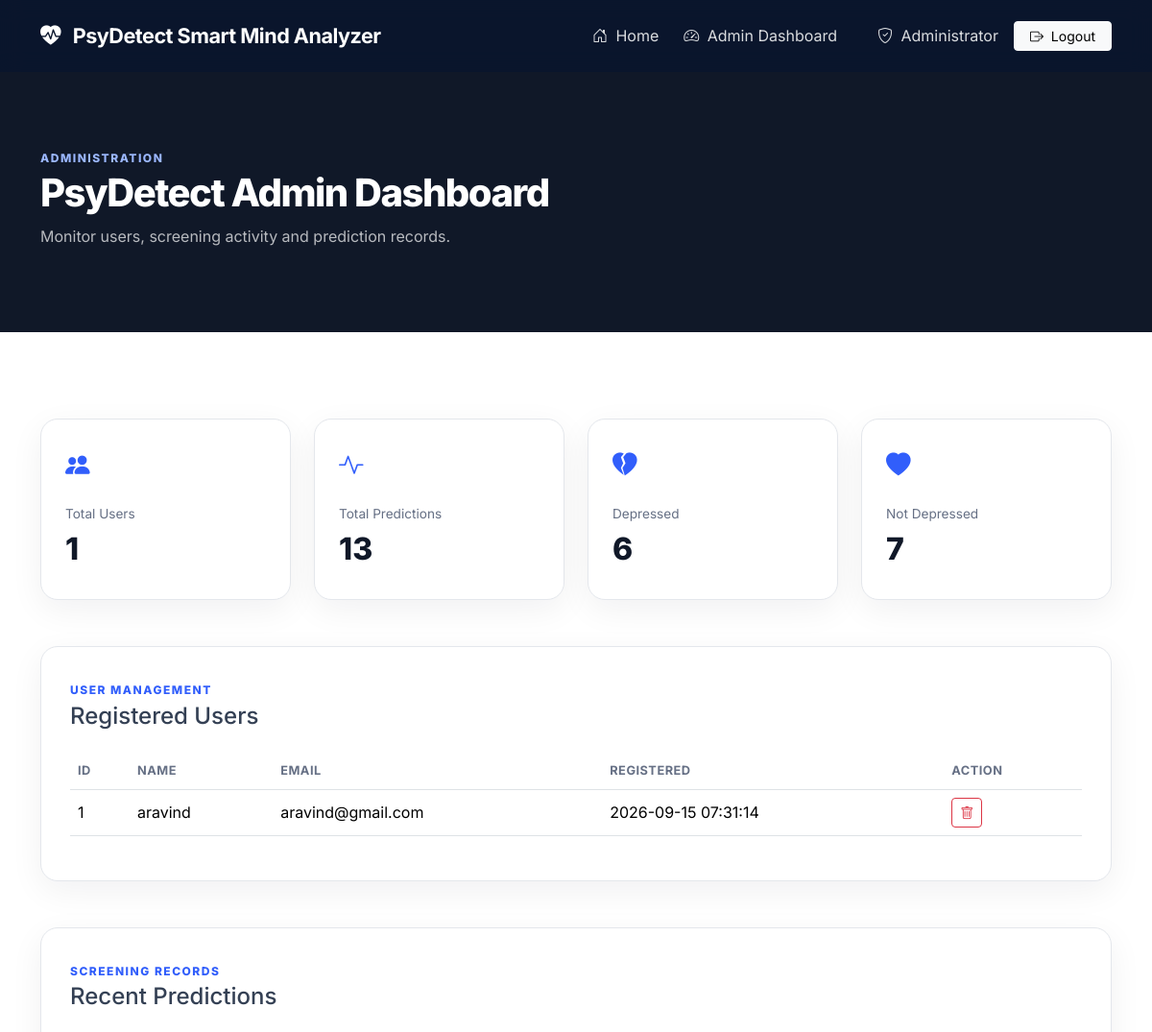
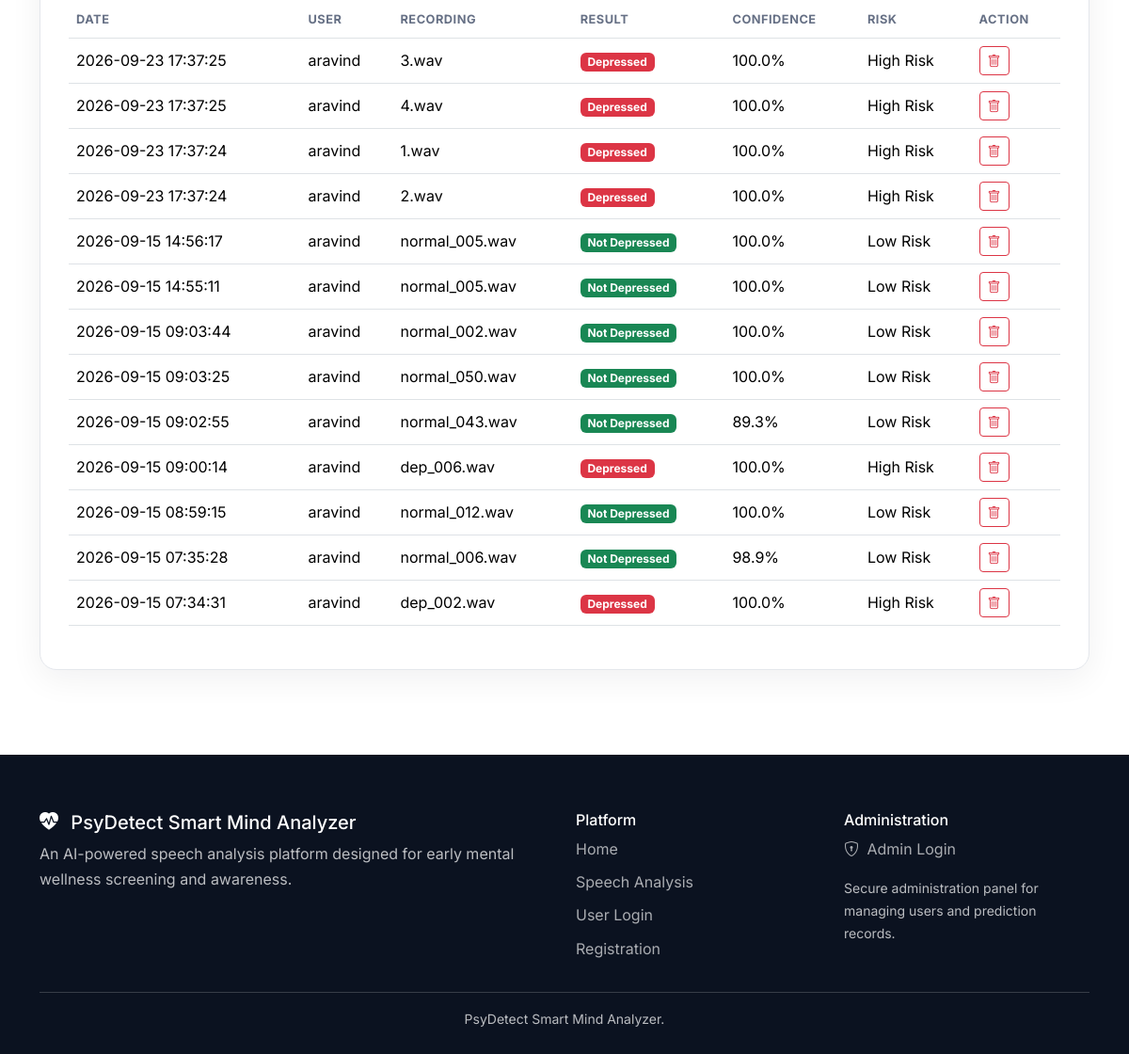
Screenshot of /admin (signed in) with the database file from the repository (2 pictures, top to bottom).
### tables this page shows
CREATE TABLE users (
            id INTEGER PRIMARY KEY AUTOINCREMENT,
            name TEXT NOT NULL,
            email TEXT UNIQUE NOT NULL,
            password_hash TEXT NOT NULL,
            created_at TIMESTAMP DEFAULT CURRENT_TIMESTAMP
        );

CREATE TABLE predictions (
            id INTEGER PRIMARY KEY AUTOINCREMENT,
            user_id INTEGER,
            filename TEXT NOT NULL,
            prediction TEXT NOT NULL,
            probability REAL NOT NULL,
            confidence REAL NOT NULL,
            risk_level TEXT NOT NULL,
            created_at TIMESTAMP DEFAULT CURRENT_TIMESTAMP,
            FOREIGN KEY(user_id) REFERENCES users(id)
        );

### app.py (the view)
@app.route("/admin")
@admin_required
def admin_dashboard():
    conn = get_db()
    total_users = conn.execute("""
        SELECT COUNT(*) AS count
        FROM users
    """).fetchone()["count"]
    total_predictions = conn.execute("""
        SELECT COUNT(*) AS count
        FROM predictions
    """).fetchone()["count"]
    depressed_count = conn.execute("""
        SELECT COUNT(*) AS count
        FROM predictions
        WHERE prediction = 'Depressed'
    """).fetchone()["count"]
    not_depressed_count = conn.execute("""
        SELECT COUNT(*) AS count
        FROM predictions
        WHERE prediction = 'Not Depressed'
    """).fetchone()["count"]
    predictions = conn.execute("""
        SELECT
            p.*,
            u.name AS user_name,
            u.email AS user_email
        FROM predictions p
        LEFT JOIN users u
            ON p.user_id = u.id
        ORDER BY p.created_at DESC
        LIMIT 100
    """).fetchall()
    users = conn.execute("""
        SELECT id, name, email, created_at
        FROM users
        ORDER BY created_at DESC
        LIMIT 100
    """).fetchall()
    conn.close()
    statistics = {
        "total_users": total_users,
        "total_predictions": total_predictions,
        "depressed_count": depressed_count,
        "not_depressed_count": not_depressed_count
    }
    return render_template(
        "admin_dashboard.html",
        statistics=statistics,
        predictions=predictions,
        users=users
    )

### app.py (called while the page is built)
@app.before_request
def enforce_upload_limit():
    limit = (101 if request.path == "/api/multimodal" else MAX_UPLOAD_MB) * 1024 * 1024
    if request.content_length and request.content_length > limit:
        from flask import abort
        abort(413)

def get_db():
    conn = sqlite3.connect(DATABASE)
    conn.row_factory = sqlite3.Row
    return conn

def admin_required(view):
    @wraps(view)
    def wrapped(*args, **kwargs):
        if "admin_id" not in session:
            flash("Admin login required.")
            return redirect(url_for("admin_login"))
        return view(*args, **kwargs)
    return wrapped

### templates/admin_dashboard.html (shortened to what this page needs)
{% extends "base.html" %}
{% block content %}
<section class="admin-header">
    <div class="container">
        <div class="d-flex justify-content-between align-items-center">
            <div>
                <span class="section-label">
                    ADMINISTRATION
                </span>
                <h1>
                    PsyDetect Admin Dashboard
                </h1>
                <p>
                    Monitor users, screening activity and prediction records.
                </p>
            </div>
        </div>
    </div>
</section>
<section class="section-padding">
    <div class="container">
        <div class="row g-4">
            <div class="col-md-6 col-xl-3">
                <div class="stat-card">
                    <div class="stat-icon">
                        <i class="bi bi-people-fill"></i>
                    </div>
                    <span>Total Users</span>
                    <h2>
                        {{ statistics.total_users }}
                    </h2>
                </div>
            </div>
            <div class="col-md-6 col-xl-3">
                <div class="stat-card">
                    <div class="stat-icon">
                        <i class="bi bi-activity"></i>
                    </div>
                    <span>Total Predictions</span>
                    <h2>
                        {{ statistics.total_predictions }}
                    </h2>
                </div>
            </div>
            <div class="col-md-6 col-xl-3">
                <div class="stat-card">
                    <div class="stat-icon">
                        <i class="bi bi-heartbreak-fill"></i>
                    </div>
                    <span>Depressed</span>
                    <h2>
                        {{ statistics.depressed_count }}
                    </h2>
                </div>
            </div>
            <div class="col-md-6 col-xl-3">
                <div class="stat-card">
                    <div class="stat-icon">
                        <i class="bi bi-heart-fill"></i>
                    </div>
                    <span>Not Depressed</span>
                    <h2>
                        {{ statistics.not_depressed_count }}
                    </h2>
                </div>
            </div>
        </div>
        <div class="table-card mt-5">
            <div class="mb-4">
                <span class="section-label">
                    USER MANAGEMENT
                </span>
                <h4>
                    Registered Users
                </h4>
            </div>
            <div class="table-responsive">
                <table class="table align-middle">
                    <thead>
                        <tr>
                            <th>ID</th>
                            <th>Name</th>
                            <th>Email</th>
                            <th>Registered</th>
                            <th>Action</th>
                        </tr>
                    </thead>
                    <tbody>
                        {% for user in users %}
                        <tr>
                            <td>
                                {{ user.id }}
                            </td>
                            <td>
                                {{ user.name }}
                            </td>
                            <td>
                                {{ user.email }}
                            </td>
                            <td>
                                {{ user.created_at }}
                            </td>
                            <td>
                                <form
                                    method="POST"
                                    action="{{ url_for('admin_delete_user', user_id=user.id) }}"
                                    onsubmit="return confirm('Delete this user and all associated predictions?');"
                                >
                                    <button
                                        class="btn btn-sm btn-outline-danger"
                                    >
                                        <i class="bi bi-trash"></i>
                                    </button>
                                </form>
                            </td>
                        </tr>
                        {% endfor %}
                    </tbody>
                </table>
            </div>
        </div>
        <div class="table-card mt-5">
            <div class="mb-4">
                <span class="section-label">
                    SCREENING RECORDS
                </span>
                <h4>
                    Recent Predictions
                </h4>
            </div>
            <div class="table-responsive">
                <table class="table align-middle">
                    <thead>
                        <tr>
                            <th>Date</th>
                            <th>User</th>
                            <th>Recording</th>
                            <th>Result</th>
                            <th>Confidence</th>
                            <th>Risk</th>
                            <th>Action</th>
                        </tr>
                    </thead>
                    <tbody>
                        {% for p in predictions %}
                        <tr>
                            <td>
                                {{ p.created_at }}
                            </td>
                            <td>
                                {{ p.user_name or "Unknown" }}
                            </td>
                            <td>
                                {{ p.filename }}
                            </td>
                            <td>
                                {% if p.prediction == "Depressed" %}
                                <span class="badge bg-danger">
                                    Depressed
                                </span>
                                {% else %}
                                <span class="badge bg-success">
                                    Not Depressed
                                </span>
                                {% endif %}
                            </td>
                            <td>
                                {{ "%.1f"|format(p.confidence) }}%
                            </td>
                            <td>
                                {{ p.risk_level }}
                            </td>
                            <td>
                                <form
                                    method="POST"
                                    action="{{ url_for('admin_delete_prediction', prediction_id=p.id) }}"
                                    onsubmit="return confirm('Delete this prediction?');"
                                >
                                    <button
                                        class="btn btn-sm btn-outline-danger"
                                    >
                                        <i class="bi bi-trash"></i>
                                    </button>
                                </form>
                            </td>
                        </tr>
                        {% endfor %}
                    </tbody>
                </table>
            </div>
        </div>
    </div>
</section>
{% endblock %}

### static/css/style.css (style rules this page uses)
:root { --primary: #315efb; --primary-dark: #2147c7; --dark: #101828; --text: #344054; --muted: #667085; --light: #f7f9fc; --border: #e4e7ec; --white: #ffffff; }
* { box-sizing: border-box; }
body { font-family: "Inter", sans-serif; color: var(--text); background: #ffffff; line-height: 1.7; }
.section-padding { padding: 90px 0; }
.section-label { color: var(--primary); font-size: .75rem; font-weight: 800; letter-spacing: 1.5px; }
.feature-card, .workflow-card, .dashboard-card, .stat-card, .auth-card, .upload-card, .result-card, .guidance-card, .table-card { background: white; border: 1px solid var(--border); border-radius: 18px; box-shadow: 0 10px 35px rgba(16,24,40,.06); }
.page-header, .admin-header { padding: 150px 0 70px; background: linear-gradient( 135deg, #eef3ff, #f8faff ); }
.page-header h1, .admin-header h1 { color: var(--dark); font-weight: 800; letter-spacing: -1.5px; }
.page-header p, .admin-header p { color: var(--muted); }
.table-card { padding: 30px; }
.table thead th { font-size: .8rem; text-transform: uppercase; letter-spacing: .5px; color: var(--muted); border-bottom-width: 1px; }
.admin-header { background: #101828; color: white; }
.admin-header h1 { color: white; }
.admin-header p { color: rgba(255,255,255,.7); }
.admin-header .section-label { color: #9bb7ff; }
.stat-card { padding: 25px; }
.stat-card span { color: var(--muted); font-size: .85rem; }
.stat-card h2 { margin-top: 5px; font-weight: 800; color: var(--dark); }
.stat-icon { color: var(--primary); font-size: 1.6rem; margin-bottom: 15px; }

### rows the page displays
users: id "1", name "aravind", email "aravind@gmail.com", created_at "2026-09-15 07:31:14"
predictions: created_at "2026-09-23 17:37:25", name "aravind", filename "3.wav", prediction "Depressed", confidence "100.0", risk_level "High Risk"
predictions: created_at "2026-09-23 17:37:25", name "aravind", filename "4.wav", prediction "Depressed", confidence "100.0", risk_level "High Risk"
predictions: created_at "2026-09-23 17:37:24", name "aravind", filename "1.wav", prediction "Depressed", confidence "100.0", risk_level "High Risk"
predictions: created_at "2026-09-23 17:37:24", name "aravind", filename "2.wav", prediction "Depressed", confidence "100.0", risk_level "High Risk"
predictions: created_at "2026-09-15 14:56:17", name "aravind", filename "normal_005.wav", prediction "Not Depressed", confidence "100.0", risk_level "Low Risk"
predictions: created_at "2026-09-15 14:55:11", name "aravind", filename "normal_005.wav", prediction "Not Depressed", confidence "100.0", risk_level "Low Risk"
predictions: created_at "2026-09-15 09:03:44", name "aravind", filename "normal_002.wav", prediction "Not Depressed", confidence "100.0", risk_level "Low Risk"
predictions: created_at "2026-09-15 09:03:25", name "aravind", filename "normal_050.wav", prediction "Not Depressed", confidence "100.0", risk_level "Low Risk"
predictions: created_at "2026-09-15 09:02:55", name "aravind", filename "normal_043.wav", prediction "Not Depressed", confidence "89.3", risk_level "Low Risk"
predictions: created_at "2026-09-15 09:00:14", name "aravind", filename "dep_006.wav", prediction "Depressed", confidence "100.0", risk_level "High Risk"
predictions: created_at "2026-09-15 08:59:15", name "aravind", filename "normal_012.wav", prediction "Not Depressed", confidence "100.0", risk_level "Low Risk"
predictions: created_at "2026-09-15 07:35:28", name "aravind", filename "normal_006.wav", prediction "Not Depressed", confidence "98.9", risk_level "Low Risk"
predictions: created_at "2026-09-15 07:34:31", name "aravind", filename "dep_002.wav", prediction "Depressed", confidence "100.0", risk_level "High Risk"

### other values shown
{{ statistics.total_users }} "1"
{{ statistics.total_predictions }} "13"
{{ statistics.depressed_count }} "6"
{{ statistics.not_depressed_count }} "7"
